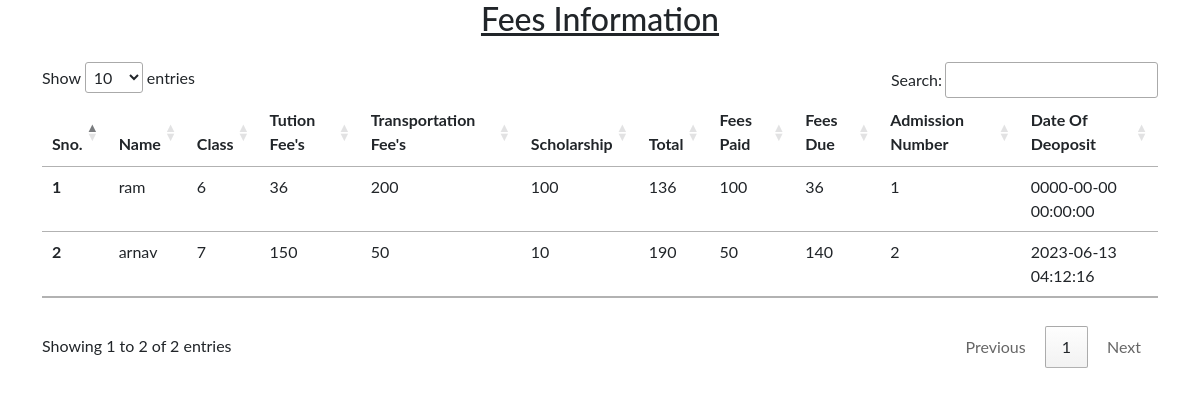
The app's page /fees1.php with its own data.
### tables this page shows
CREATE TABLE IF NOT EXISTS `fees` (
  `transport_fees` int NOT NULL,
  `tution_fees` int NOT NULL,
  `total` int NOT NULL,
  `date_of_deposit` datetime NOT NULL,
  `paid_fee` int NOT NULL,
  `due_fee` int NOT NULL,
  `adm_no` int NOT NULL,
  `fees_id` int NOT NULL AUTO_INCREMENT,
  PRIMARY KEY (`fees_id`)
);

CREATE TABLE IF NOT EXISTS `students1` (
  `name` text NOT NULL,
  `parent_name` text NOT NULL,
  `dob` date NOT NULL,
  `roll_no` int NOT NULL,
  `adm_no` int NOT NULL AUTO_INCREMENT,
  `pincode` int NOT NULL,
  `locality` text NOT NULL,
  `age` int NOT NULL,
  `class` int NOT NULL,
  `phone_number` int NOT NULL,
  `bus_no` int NOT NULL,
  PRIMARY KEY (`adm_no`)
);

CREATE TABLE IF NOT EXISTS `scholarship` (
  `adm_no` int NOT NULL,
  `scholarship_amt` int NOT NULL,
  `scholarship_id` int NOT NULL AUTO_INCREMENT,
  `date` datetime NOT NULL,
  PRIMARY KEY (`scholarship_id`)
);

### fees1.php (the view, shortened to what this page needs)
<?php include 'db_connect.php';?>
<!doctype html>
<html lang="en">
  <head>
    <link rel="stylesheet" href="//cdn.datatables.net/1.11.5/css/jquery.dataTables.min.css">
    <link href="https://cdn.jsdelivr.net/npm/bootstrap@5.1.3/dist/css/bootstrap.min.css" rel="stylesheet">
        </head>
  <body>
<h2><center><u>Fees Information</u></h2>
  <div class="container my-4">
<table class="table my-4" id="myTable" >
  <thead>
    <tr>
      <th scope="col">Sno.</th>
      <th scope="col">Name</th>
      <th scope="col">Class</th>
      <th scope="col">Tution Fee's</th>
      <th scope="col">Transportation Fee's</th>
      <th scope="col">Scholarship</th>
      <th scope="col">Total</th>
      <th scope="col">Fees Paid</th>
      <th scope="col">Fees Due</th>
      <th scope="col">Admission Number</th>
      <th scope="col">Date Of Deoposit</th>
    </tr>
  </thead><tbody>
<?php
$sql1="SELECT *,scholarship_amt,name,class FROM fees,scholarship,students1 where fees.adm_no=scholarship.adm_no and fees.adm_no=students1.adm_no";
$result1=mysqli_query($conn,$sql1);
$rows1= mysqli_num_rows($result1);
  $Sno=0;
  while ($row1 = mysqli_fetch_assoc($result1))
{
  $Sno++;
    if($rows1>0){
     echo "<tr>
        <th >".$Sno."</th>
        <td>".$row1['name']."</td>
        <td>".$row1['class']."</td>
        <td>".$row1['tution_fees']."</td>
        <td>".$row1['transport_fees']."</td>
        <td>".$row1['scholarship_amt']."</td>
        <td>".$row1['total']-$row1['scholarship_amt']."</td>
        <td>".$row1['paid_fee']."</td>
        <td>".$row1['total']-$row1['scholarship_amt']-$row1['paid_fee']."</td>
        <td>".$row1['adm_no']."</td>
        <td>".$row1['date_of_deposit']."</td>
        </td>
      </tr>";
    }}?></tbody></table>
</div>
  </body>
</html>

### fees1.php (style rules this page uses)
body { font-family: "Lato", sans-serif; }

### records on screen
fees: students1.name "ram", students1.class "6", tution_fees "36", transport_fees "200", scholarship.scholarship_amt "100", $row1['total']-$row1['scholarship_amt'] "136", paid_fee "100", $row1['total']-$row1['scholarship_amt']-$row1['paid_fee'] "36", students1.adm_no "1", date_of_deposit "0000-00-00 00:00:00"
fees: students1.name "arnav", students1.class "7", tution_fees "150", transport_fees "50", scholarship.scholarship_amt "10", $row1['total']-$row1['scholarship_amt'] "190", paid_fee "50", $row1['total']-$row1['scholarship_amt']-$row1['paid_fee'] "140", students1.adm_no "2", date_of_deposit "2023-06-13 04:12:16"
